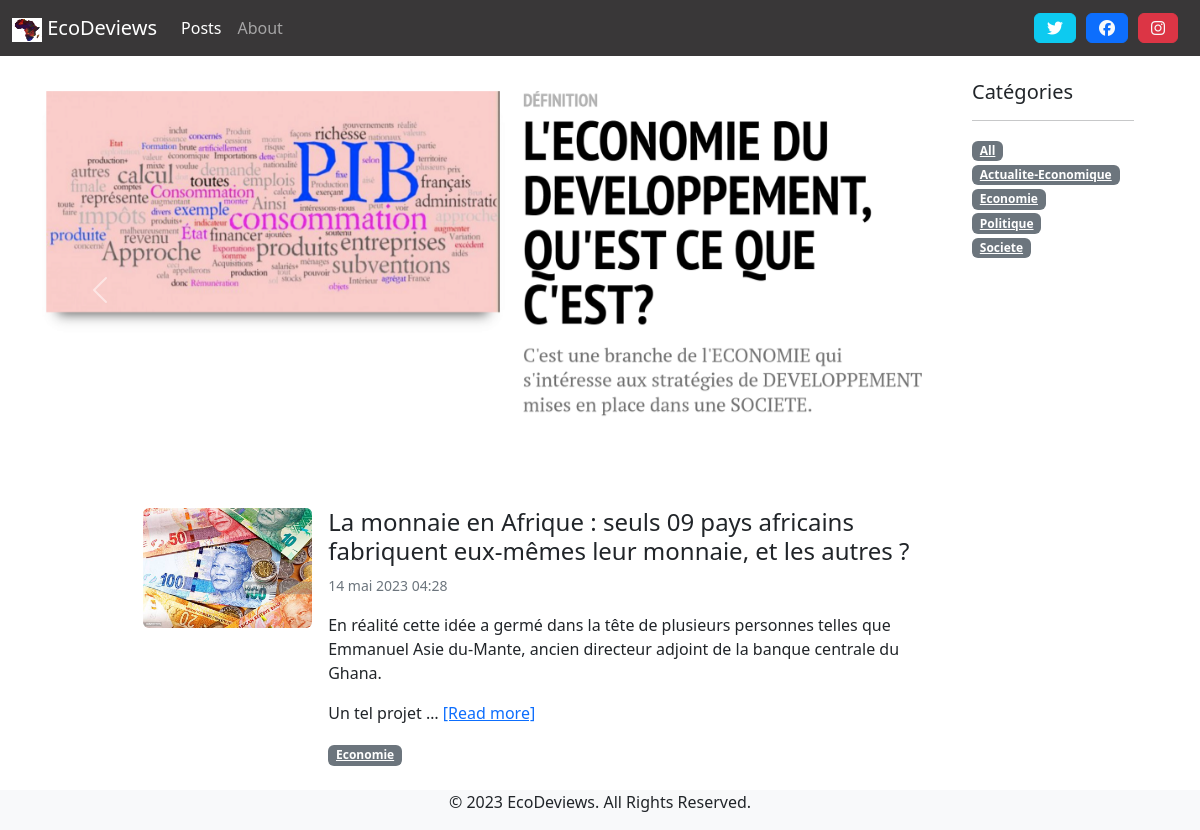
Page /blog/posts/Economie/ on the committed database.
### blog/models.py (models this page shows, shortened)
class PostCategory(models.Model):
    name = models.CharField(max_length=50)
    def slug(self):
        return slugify(self.name)

class Post(models.Model):
    title = models.CharField(max_length=100)
    category = models.ForeignKey('PostCategory',
                                 null=True,
                                 blank=True,
                                 on_delete=models.DO_NOTHING)
    redactor = models.ForeignKey('Redactor',
                                 on_delete=models.DO_NOTHING)
    illustration = models.ImageField(upload_to='posts/', blank=True, null=True)
    published = models.BooleanField(default=False)
    text = models.TextField(blank=True)
    created_at = models.DateTimeField(auto_now_add=True)

### blog/views.py (the view)
# urls.py: path('posts/', views.post_list, name='home'),
def post_list(request, category_name=model_helpers.post_category_all.slug()):
    category, posts = model_helpers.get_category_and_posts(category_name)
    categories = model_helpers.get_categories()
    context = {
        'navigation_items': navigation.navigation_items(navigation.NAV_POSTS),
        'category': category,
        'posts': posts,
        'categories': categories,
    }
    return render(request, 'blog/post_list.html', context)

### blog/model_helpers.py (called while the page is built)
def get_category_and_posts(category_name):
    posts = Post.objects.filter(published=True)
    if category_name == post_category_all.slug():
        category = post_category_all
    else:
        try:
            category = PostCategory.objects.get(name__iexact=category_name)
            posts = posts.filter(category=category)
        except PostCategory.DoesNotExist:
            category = PostCategory(name=category_name)
            posts = Post.objects.none()
    posts = posts.order_by('-created_at')
    return category, posts

def get_categories():
    categories = list(PostCategory.objects.all())
    categories.insert(0, post_category_all)
    return categories

### blog/navigation.py (called while the page is built)
def navigation_items(selected_item):
    items = []
    for name, url in NAV_ITEMS:
        items.append({
            'name': name,
            'url': url,
            'active': True if selected_item == name else False
        })
    return items

### blog/templates/blog/post_list.html (shortened to what this page needs)
{% extends 'base.html' %}
{% load static %}
{% block content %}
    <div class="row">
        <div class=" col-sm-10 carousel slide" id="carouselExampleInterval" data-bs-ride="carousel">
            <div class="carousel-inner">
                <div class="carousel-item active" data-bs-interval="10000">
                    <img src="{% static 'img/img1.png' %}" class="d-block w-100 img-fluid" alt="...">
                </div>
            </div>
            <button class="carousel-control-prev" type="button" data-bs-target="#carouselExampleInterval"
                    data-bs-slide="prev">
                <span class="carousel-control-prev-icon" aria-hidden="true"></span>
            </button>
            <button class="carousel-control-next" type="button" data-bs-target="#carouselExampleInterval"
                    data-bs-slide="next">
                <span class="carousel-control-next-icon" aria-hidden="true"></span>
            </button>
        </div>
        <div class="col-sm-2 ">
            <h5>Catégories</h5>
            <hr>
            <ul class="list-unstyled">
                {% for cat in categories %}
                    <li>
                        <a href="{% url 'post-list' cat.slug %}" class="badge bg-secondary text-white">
                            {{ cat.name|capfirst }}
                        </a>
                    </li>
                {% endfor %}
            </ul>
        </div>
    </div>
    <div class="row">
    <div class="col-12 col-sm-9 offset-sm-1" >
    <table class="table table-hover table-borderless ">
        {% for post in posts %}
            <tr>
                <td>
                    <a href="{% url 'post-detail' post.pk %}">
                    <img src="{{ post.illustration.url }} "
                         class="img-fluid float-end rounded mx-auto d-block "
                         style="max-width: 200px; max-height: 120px; "/>
                    </a>
                </td>
                <td>
                    <a href="{% url 'post-detail' post.pk %}"
                       class="link-dark text-decoration-none">
                        <h4>
                            {{ post.title }}
                        </h4>
                    </a>
                    <small class="text-muted ">
                        {{ post.created_at }}
                    </small>
                    <p class="text-muted">
                        {{ post.text|linebreaks|safe|truncatewords:30 }}
                        <a href="{% url 'post-detail' post.pk %}">[Read more]</a>
                    </p>
                    <a href="{% url 'post-list' post.category.slug %}" class="badge bg-secondary text-white">
                        {{ post.category.name|capfirst }}
                    </a>
                </td>
        {% endfor %}
    </table>
    </div>
</div>
{% endblock content %}

### rows in the picture
PostCategory: name "Actualite-Economique"
PostCategory: name "Economie"
PostCategory: name "Politique"
PostCategory: name "Societe"
Post: illustration (picture), title "La monnaie en Afrique : seuls 09 pays africains fabriquent eux-mêmes leur monnaie, et les autres ?", created_at "14 mai 2023 04:28", text "En réalité cette idée a germé dans la tête de plusieurs personnes telles que Emmanuel Asie du-Mante, ancien directeur adjoint de la banque centrale du Ghana. Un tel projet …", category.name "Economie"

### other values in the picture
{{ item.name }} "Posts" "About"
{{ cat.name|capfirst }} "All"
